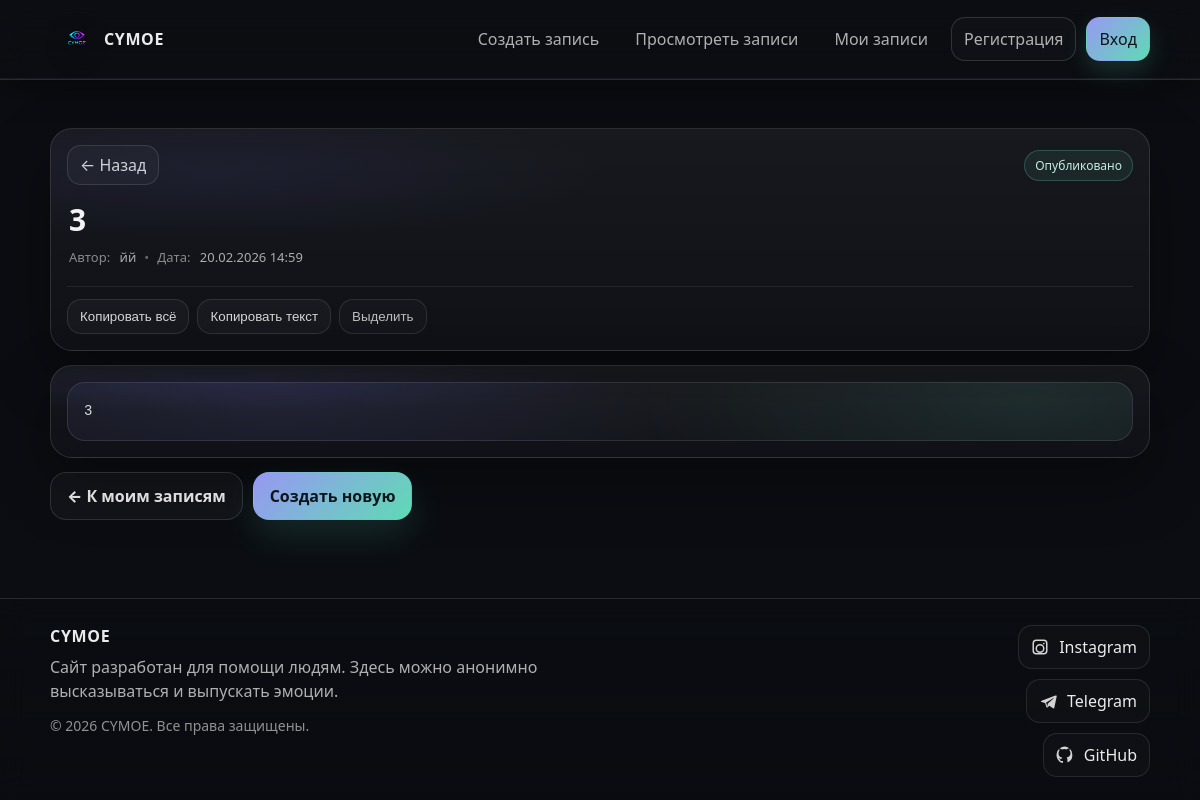
/post/1/, run on an earlier commit of the app's database.
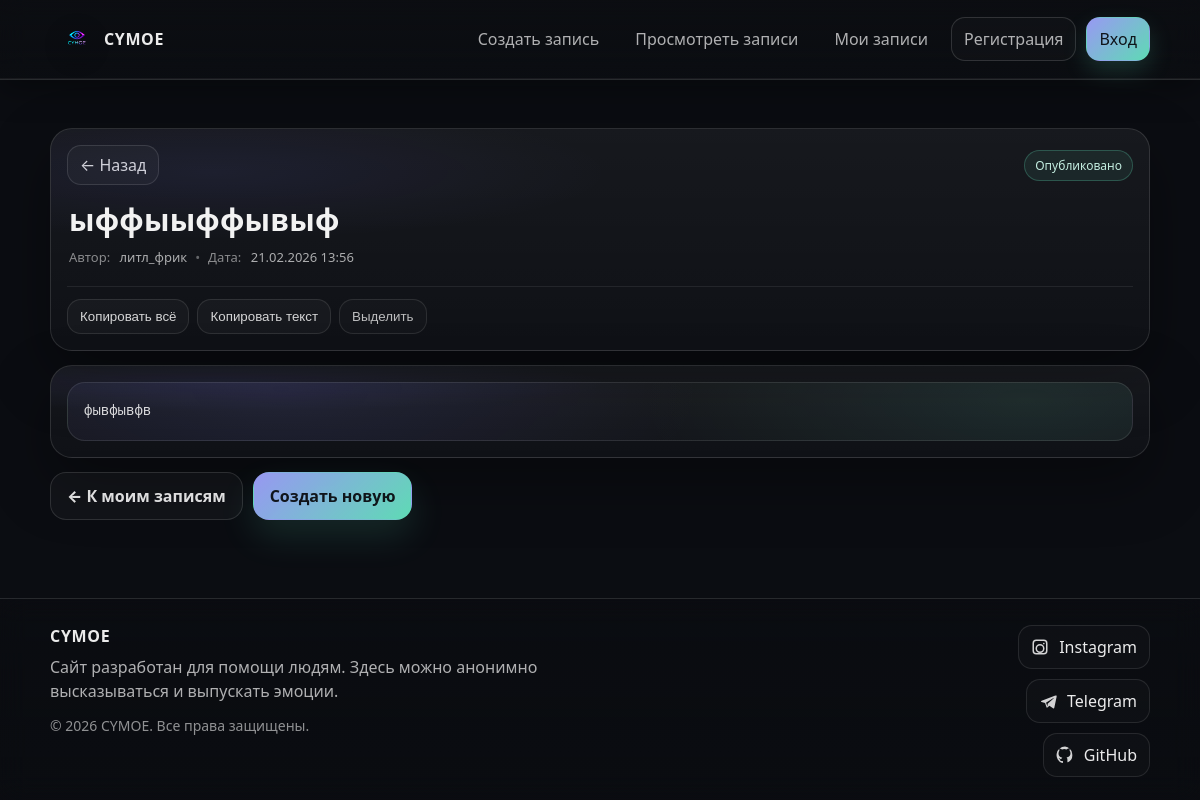
And on a later commit of the database.
### blog/models.py (models this page shows, shortened)
class Post(models.Model):
    title = models.CharField(max_length=100, unique=False)
    slug = models.SlugField(max_length=100, unique_for_date='publish')
    text = models.TextField(max_length=10000)
    author = models.ForeignKey(User, on_delete=models.CASCADE, null=True)
    created = models.DateTimeField(auto_now_add=True)
    publish = models.DateTimeField(default=timezone.now)
    class Meta:
        ordering = ['-publish']
        indexes = [
            models.Index(fields=['-publish']),
        ]
        get_latest_by = 'created'

### blog/views.py (the view)
# urls.py: path('post/<int:id>/', views.detail_note, name='detail_note'),
def detail_note(request, id):
    post = get_object_or_404(Post, id=id)
    return render(request, 'notes/detail_post.html', {'post': post})

### templates/notes/detail_post.html (shortened to what this page needs)
{% extends "base.html" %}
{% load static %}
{% block extra_css %}
<link rel="stylesheet" href="{% static 'css/detail_post.css' %}">
{% endblock %}
{% block content %}
<section class="detail">
  <div class="wrap">
    <div class="card head-card">
      <div class="head-top">
        <a class="back-btn" href="{% url 'blog:user_note' %}">
          ← Назад
        </a>
        <div class="right-top">
            <span class="badge badge-pub">Опубликовано</span>
        </div>
      </div>
      <div class="head-main">
        <h1 class="title">{{ post.title }}</h1>
        <div class="meta">
          <span class="meta-item">
            <span class="meta-label">Автор:</span>
            <span class="meta-value">{{ post.author }}</span>
          </span>
          <span class="dot" aria-hidden="true">•</span>
          <span class="meta-item">
            <span class="meta-label">Дата:</span>
            <span class="meta-value">{{ post.publish|date:"d.m.Y H:i" }}</span>
          </span>
        </div>
      </div>
      <div class="toolbar">
        <button class="tool" type="button" id="copyAllBtn" aria-label="Скопировать всю запись">
          Копировать всё
        </button>
        <button class="tool" type="button" id="copyTextBtn" aria-label="Скопировать только текст">
          Копировать текст
        </button>
        <button class="tool tool--ghost" type="button" id="selectBtn" aria-label="Выделить текст">
          Выделить
        </button>
      </div>
    </div>
    <div class="card body-card">
      <div class="paper">
        <pre class="content" id="noteText">{{ post.text }}</pre>
      </div>
    </div>
    <div class="bottom-actions">
      <a class="btn btn-ghost" href="{% url 'blog:user_note' %}">
        ← К моим записям
      </a>
      <a class="btn btn-primary" href="{% url 'blog:create_note' %}">
        Создать новую
      </a>
    </div>
  </div>
</section>
{% endblock %}

What changed in the data, as far as the page shows it:
changed Post: title "3" → "ыффыыффывыф"; author "йй" → "литл_фрик"; publish "20.02.2026 14:59" → "21.02.2026 13:56"; text "3" → "фывфывфв"
